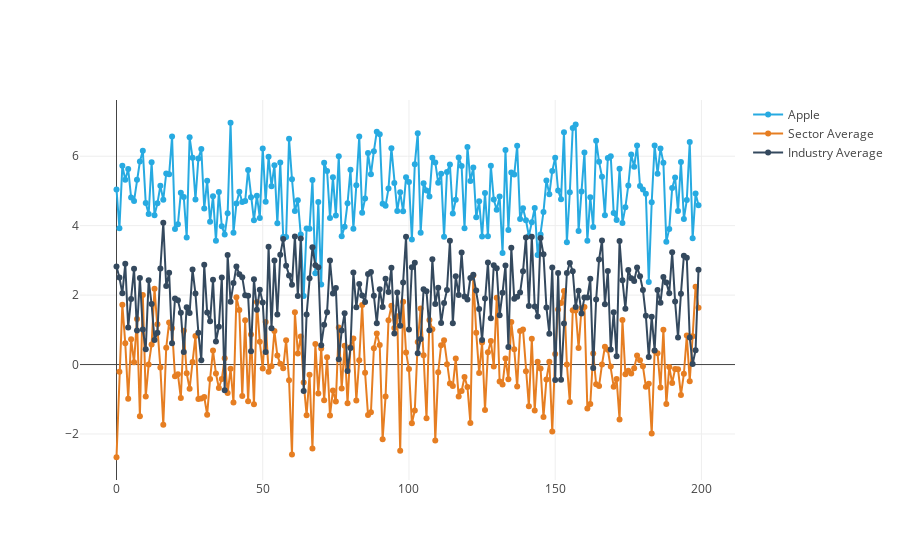

The notebook cell this image was saved under:
### Code cell
# Create random data with numpy
import numpy as np

N = 200
time = np.arange(0, 200)
apple = np.random.randn(N)+5
sector = np.random.randn(N)
industry = np.random.randn(N)+2

# Create traces
trace0 = go.Scatter(
    x = time,
    y = apple,
    mode = 'lines+markers',
    name = 'Apple',
    marker=dict(color='#27aae1')
)
trace1 = go.Scatter(
    x = time,
    y = sector,
    mode = 'lines+markers',
    name = 'Sector Average',
    marker=dict(color='#e67e22')
)

trace2 = go.Scatter(
    x = time,
    y = industry,
    mode = 'lines+markers',
    name = 'Industry Average',
    marker=dict(color='#34495e')
)

data = [trace0, trace1, trace2]

iplot(data)

### Figure 1 — Plotly figure (JSON) as saved in the notebook; plotly's stock layout.template omitted (floating-point values rounded to 4 significant figures; data arrays with more than 128 entries replaced by an {"elided": "..."} marker saying what was removed)
{"data": [{"marker": {"color": "#27aae1"}, "mode": "lines+markers", "name": "Apple", "type": "scatter", "uid": "32528a1c-ca11-11e8-8161-02ccb4a0b651", "x": {"elided": "200 int values"}, "y": {"elided": "200 float values"}}, {"marker": {"color": "#e67e22"}, "mode": "lines+markers", "name": "Sector Average", "type": "scatter", "uid": "3252948a-ca11-11e8-8161-02ccb4a0b651", "x": {"elided": "200 int values"}, "y": {"elided": "200 float values"}}, {"marker": {"color": "#34495e"}, "mode": "lines+markers", "name": "Industry Average", "type": "scatter", "uid": "32529642-ca11-11e8-8161-02ccb4a0b651", "x": {"elided": "200 int values"}, "y": {"elided": "200 float values"}}], "layout": {}}
